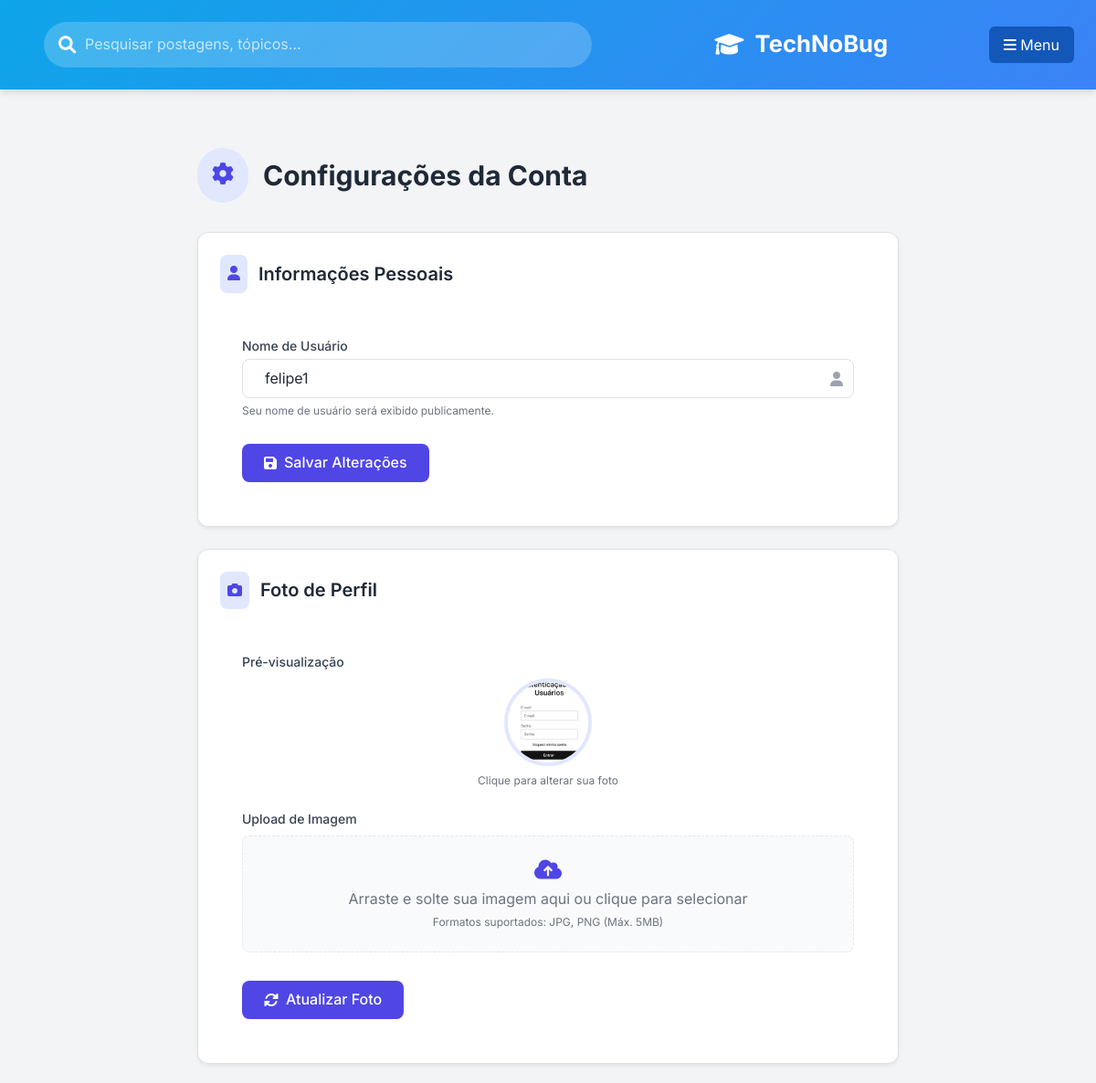
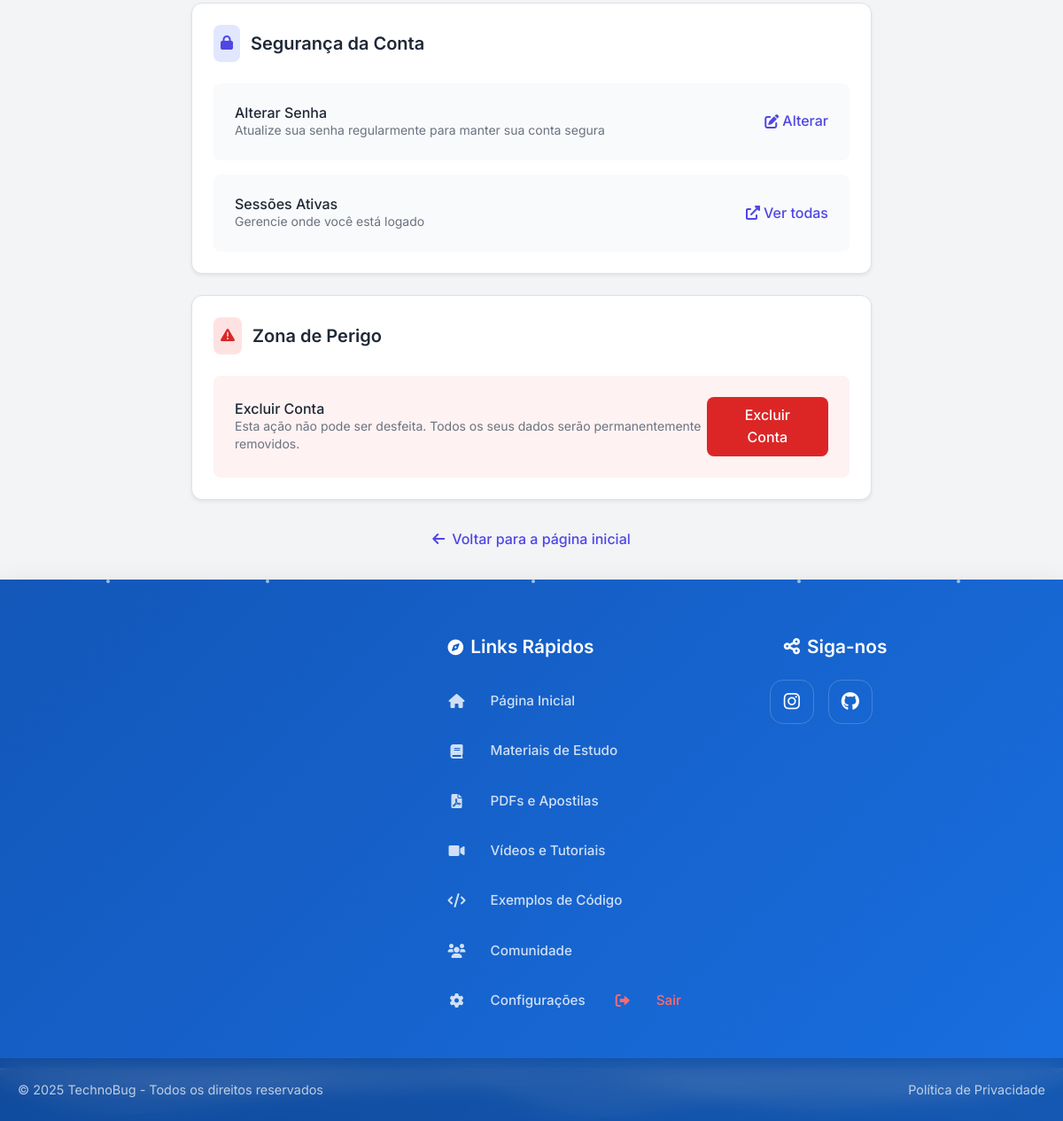
Screenshot of /configuracoes (signed in) with the database file from the repository (2 pictures, top to bottom).
### backend/models.py (models this page shows)
class User(db.Model):
    __tablename__ = 'users'
    id = db.Column(db.Integer, primary_key=True)
    username = db.Column(db.String(80), unique=True, nullable=False)
    email = db.Column(db.String(120), unique=True, nullable=False)
    password = db.Column(db.String(256))
    profile_pic = db.Column(db.String(120), default='default.png')
    is_admin = db.Column(db.Boolean, default=False)
    is_moderator = db.Column(db.Boolean, default=False)
    created_at = db.Column(db.DateTime, default=lambda: datetime.now(pytz.UTC))
    visited_pages = db.Column(db.Text, default='')
    last_activity = db.Column(db.DateTime, default=lambda: datetime.now(pytz.UTC))
    posts = db.relationship('Post', backref='author', lazy=True)
    comments = db.relationship('Comment', backref='author', lazy=True)
    likes = db.relationship('Like', backref='user', lazy=True)

### app.py (the view)
@app.route('/configuracoes')
@track_page_visit('configuracoes')
def configuracoes():
    user_id = session.get('user_id')
    if not user_id:
        flash('Por favor, faça login para acessar esta página.', 'error')
        return redirect(url_for('registroelogin'))
    user = db.session.get(User, user_id)
    if not user:
        session.clear()
        flash('Sua sessão expirou ou o usuário não existe mais.', 'error')
        return redirect(url_for('registroelogin'))
    return render_template('configuracoes.html', user=user)

### templates/configuracoes.html (shortened to what this page needs)
<!DOCTYPE html>
<html lang="pt-BR">
<head>
    <link rel="stylesheet" href="https://cdnjs.cloudflare.com/ajax/libs/font-awesome/6.4.0/css/all.min.css">
    <link href="https://cdn.jsdelivr.net/npm/bootstrap@5.3.0/dist/css/bootstrap.min.css" rel="stylesheet">
    <script src="https://cdn.tailwindcss.com"></script>
    <link rel="stylesheet" href="{{ url_for('static', filename='css/telainicial.css') }}">
    <link rel="stylesheet" href="{{ url_for('static', filename='css/configuracoes.css') }}">
    <link rel="stylesheet" href="{{ url_for('static', filename='css/footer.css') }}">
</head>
<body>
    <header class="app-header">
        <div class="header-content">
            <div class="search-bar">
                <i class="fas fa-search"></i>
                <input type="text" id="searchInput" placeholder="Pesquisar postagens, tópicos...">
            </div>
            <div class="logo" onclick="window.location.href = '{{ url_for('telainicial') }}';" style="cursor: pointer;">
                <i class="fas fa-graduation-cap"></i>
                <span>TechNoBug</span>
            </div>
            <button class="btn menu-btn" type="button" data-bs-toggle="offcanvas" data-bs-target="#offcanvasMenu" aria-controls="offcanvasMenu">
                <i class="fas fa-bars"></i>
                <span>Menu</span>
            </button>
        </div>
    </header>
    <div class="container">
        <main class="main-content">
            <section class="dashboard-section">
                <div class="max-w-3xl mx-auto">
                    <div class="flex items-center mb-8">
                        <div class="bg-indigo-100 p-3 rounded-full mr-4">
                            <i class="fas fa-cog text-indigo-600 text-2xl"></i>
                        </div>
                        <h1 class="text-3xl font-bold text-gray-800">Configurações da Conta</h1>
                    </div>
                    <div class="space-y-6">
                        <div class="bg-white rounded-xl shadow-sm p-6 border border-gray-100">
                            <div class="flex items-center mb-4">
                                <div class="bg-indigo-100 p-2 rounded-lg mr-3">
                                    <i class="fas fa-user text-indigo-600"></i>
                                </div>
                                <h2 class="text-xl font-semibold text-gray-800">Informações Pessoais</h2>
                            </div>
                            <form id="update-username-form" class="config-form" action="{{ url_for('update_username') }}" method="POST">
                                <div class="mb-4">
                                    <label for="username" class="block text-sm font-medium text-gray-700 mb-1">Nome de Usuário</label>
                                    <div class="relative">
                                        <input type="text" id="username" name="username" class="w-full px-4 py-2 border border-gray-300 rounded-lg focus:ring-2 focus:ring-indigo-500 focus:border-indigo-500 transition" value="{{ user.username }}" required>
                                        <div class="absolute inset-y-0 right-0 flex items-center pr-3 pointer-events-none">
                                        </div>
                                    </div>
                                    <span id="username-msg" class="text-xs mt-1 text-gray-500">Seu nome de usuário será exibido publicamente.</span>
                                </div>
                                <button type="submit" class="w-full sm:w-auto bg-indigo-600 hover:bg-indigo-700 text-white font-medium py-2 px-6 rounded-lg transition duration-200 flex items-center justify-center space-x-2">
                                    <i class="fas fa-save"></i>
                                    <span>Salvar Alterações</span>
                                </button>
                            </form>
                        </div>
                        <div class="bg-white rounded-xl shadow-sm p-6 border border-gray-100">
                            <div class="flex items-center mb-4">
                                <div class="bg-indigo-100 p-2 rounded-lg mr-3">
                                    <i class="fas fa-camera text-indigo-600"></i>
                                </div>
                                <h2 class="text-xl font-semibold text-gray-800">Foto de Perfil</h2>
                            </div>
                            <form id="update-profile-pic-form" class="config-form" action="{{ url_for('update_profile_pic') }}" method="POST" enctype="multipart/form-data">
                                <div class="mb-4">
                                    <label class="block text-sm font-medium text-gray-700 mb-2">Pré-visualização</label>
                                    <div class="flex flex-col items-center relative">
                                        <div class="relative group" style="cursor:pointer;" id="profile-pic-container">
                                            {% if user.profile_pic and user.profile_pic != 'default.png' %}
                                                <img id="profile-pic-preview-img" class="w-24 h-24 rounded-full object-cover border-4 border-indigo-100 group-hover:border-indigo-200 transition" src="{{ url_for('static', filename='Uploads/' + user.profile_pic) }}" alt="Foto de perfil">
                                            {% else %}
                                                <div id="profile-pic-avatar" class="w-24 h-24 rounded-full bg-indigo-600 text-white flex items-center justify-center text-4xl font-bold border-4 border-indigo-100 group-hover:border-indigo-200 transition">
                                                    {{ user.username[0]|upper }}
                                                </div>
                                            {% endif %}
                                        </div>
                                        <span class="text-xs mt-2 text-gray-500">Clique para alterar sua foto</span>
                                    </div>
                                </div>
                                <div class="mb-4">
                                    <label for="profile-pic" class="block text-sm font-medium text-gray-700 mb-2">Upload de Imagem</label>
                                    <div class="file-input-wrapper">
                                        <label class="file-input-button">
                                            <i class="fas fa-cloud-upload-alt"></i>
                                            <span>Arraste e solte sua imagem aqui ou clique para selecionar</span>
                                            <span class="text-xs mt-1 text-indigo-600">Formatos suportados: JPG, PNG (Máx. 5MB)</span>
                                        </label>
                                    </div>
                                </div>
                                <button type="submit" class="w-full sm:w-auto bg-indigo-600 hover:bg-indigo-700 text-white font-medium py-2 px-6 rounded-lg transition duration-200 flex items-center justify-center space-x-2">
                                    <i class="fas fa-sync-alt"></i>
                                    <span>Atualizar Foto</span>
                                </button>
                            </form>
                        </div>
                        <div class="bg-white rounded-xl shadow-sm p-6 border border-gray-100">
                            <div class="flex items-center mb-4">
                                <div class="bg-indigo-100 p-2 rounded-lg mr-3">
                                    <i class="fas fa-lock text-indigo-600"></i>
                                </div>
                                <h2 class="text-xl font-semibold text-gray-800">Segurança da Conta</h2>
                            </div>
                            <div class="space-y-4">
                                <div class="p-4 bg-gray-50 rounded-lg">
                                    <div class="flex justify-between items-center">
                                        <div>
                                            <h3 class="font-medium text-gray-800">Alterar Senha</h3>
                                            <p class="text-sm text-gray-500">Atualize sua senha regularmente para manter sua conta segura</p>
                                        </div>
                                        <button id="change-password-btn" class="text-indigo-600 hover:text-indigo-800 font-medium flex items-center space-x-1">
                                            <i class="fas fa-edit"></i>
                                            <span>Alterar</span>
                                        </button>
                                    </div>
                                </div>
                                <div class="p-4 bg-gray-50 rounded-lg">
                                    <div class="flex justify-between items-center">
                                        <div>
                                            <h3 class="font-medium text-gray-800">Sessões Ativas</h3>
                                            <p class="text-sm text-gray-500">Gerencie onde você está logado</p>
                                        </div>
                                        <button id="view-sessions-btn" class="text-indigo-600 hover:text-indigo-800 font-medium flex items-center space-x-1">
                                            <i class="fas fa-external-link-alt"></i>
                                            <span>Ver todas</span>
                                        </button>
                                    </div>
                                </div>
                            </div>
                        </div>
                        <div class="bg-white rounded-xl shadow-sm p-6 border border-red-100">
                            <div class="flex items-center mb-4">
                                <div class="bg-red-100 p-2 rounded-lg mr-3">
                                    <i class="fas fa-exclamation-triangle text-red-600"></i>
                                </div>
                                <h2 class="text-xl font-semibold text-gray-800">Zona de Perigo</h2>
                            </div>
                            <div class="space-y-4">
                                <div class="p-4 bg-red-50 rounded-lg">
                                    <div class="flex justify-between items-center">
                                        <div>
                                            <h3 class="font-medium text-gray-800">Excluir Conta</h3>
                                            <p class="text-sm text-gray-500">Esta ação não pode ser desfeita. Todos os seus dados serão permanentemente removidos.</p>
                                        </div>
                                        <button id="delete-account-btn" class="bg-red-600 hover:bg-red-700 text-white font-medium py-2 px-4 rounded-lg transition">
                                            Excluir Conta
                                        </button>
                                    </div>
                                </div>
                            </div>
                        </div>
                    </div>
                    <div class="mt-8 text-center">
                        <a href="{{ url_for('telainicial') }}" class="inline-flex items-center text-indigo-600 hover:text-indigo-800 font-medium">
                            <i class="fas fa-arrow-left mr-2"></i>
                            Voltar para a página inicial
                        </a>
                    </div>
                </div>
            </section>
        </main>
    </div>
    {% include 'footer.html' %}
</body>
</html>

### rows the page displays
User: username "felipe1", profile_pic (picture)
